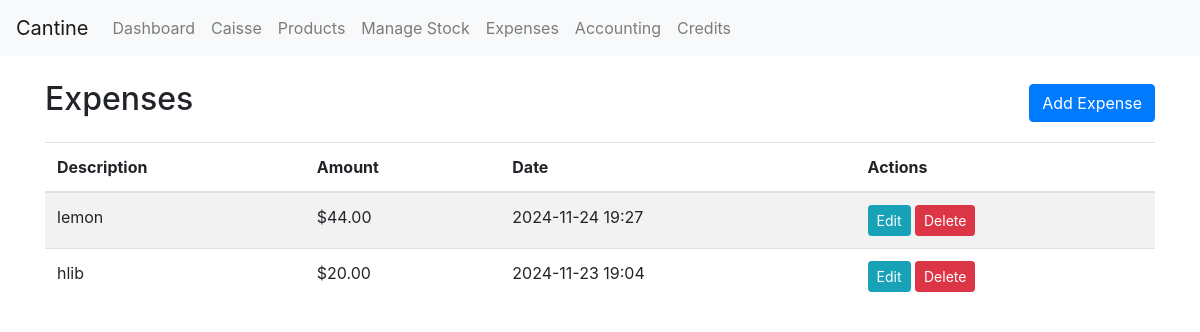
The page /expenses/ on the database its author committed.
### cantineApp/models.py (models this page shows, shortened)
class Expense(models.Model):
    description = models.CharField(max_length=255)
    amount = models.DecimalField(max_digits=10, decimal_places=2)
    created_at = models.DateTimeField(default=timezone.now)

### cantineApp/views.py (the view)
# urls.py: path('expenses/', views.expense_list, name='expense_list'),
def expense_list(request):
    expenses = Expense.objects.order_by('-created_at')[:50]
    return render(request, 'expenses/expense_list.html', {'expenses': expenses})

### cantineApp/templates/expenses/expense_list.html
{% extends 'base.html' %} {% load static %} {% block content %}
<div class="d-flex justify-content-between align-items-center mb-3">
  <h2>Expenses</h2>
  <a href="{% url 'expense_create' %}" class="btn btn-primary">Add Expense</a>
</div>
<table class="table table-striped">
  <thead>
    <tr>
      <th>Description</th>
      <th>Amount</th>
      <th>Date</th>
      <th>Actions</th>
    </tr>
  </thead>
  <tbody>
    {% for expense in expenses %}
    <tr>
      <td>{{ expense.description }}</td>
      <td>${{ expense.amount }}</td>
      <td>{{ expense.created_at|date:"Y-m-d H:i" }}</td>
      <td>
        <a
          href="{% url 'expense_update' expense.pk %}"
          class="btn btn-sm btn-info"
          >Edit</a
        >
        <a
          href="{% url 'expense_delete' expense.pk %}"
          class="btn btn-sm btn-danger"
          >Delete</a
        >
      </td>
    </tr>
    {% empty %}
    <tr>
      <td colspan="4" class="text-center">No expenses recorded.</td>
    </tr>
    {% endfor %}
  </tbody>
</table>
{% endblock %}

### rows shown on the page
Expense: description "lemon", amount "44.00", created_at "2024-11-24 19:27"
Expense: description "hlib", amount "20.00", created_at "2024-11-23 19:04"
